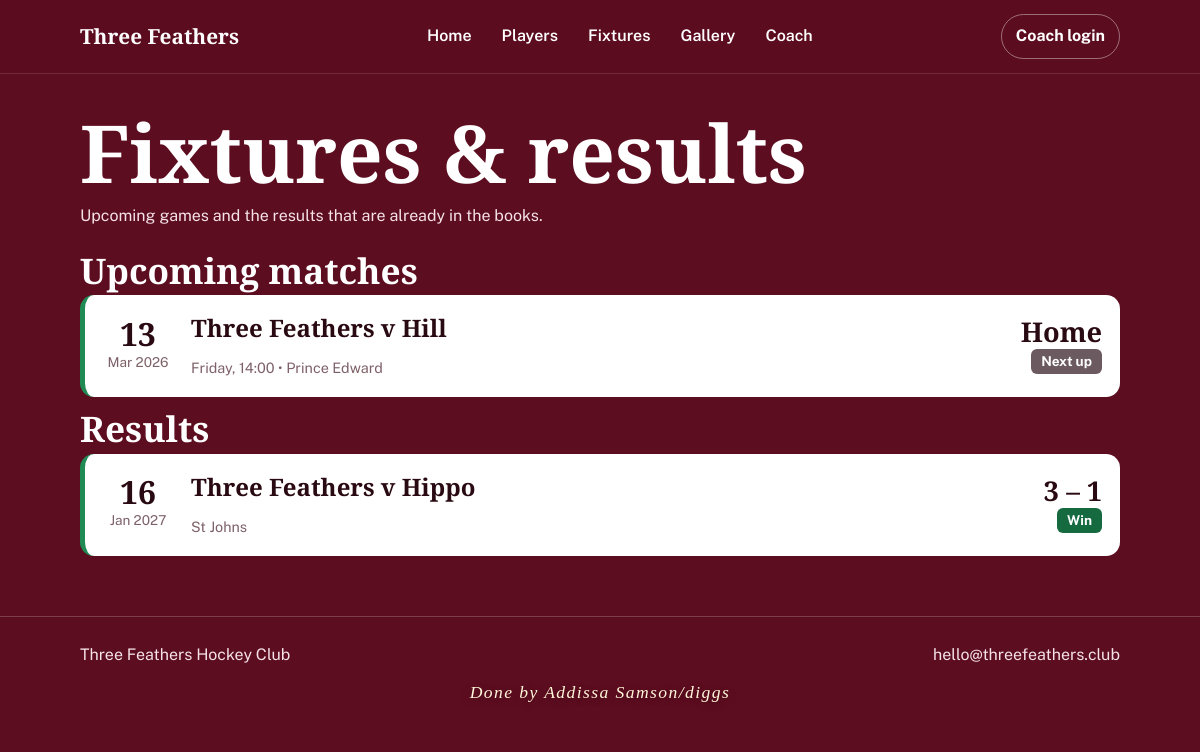
The page /fixtures/ on the database its author committed.
### club/models.py (models this page shows, shortened)
class Fixture(models.Model):
    opponent = models.CharField(max_length=80)
    date = models.DateField()
    time = models.TimeField(blank=True, null=True)
    venue = models.CharField(max_length=200, blank=True)
    home = models.BooleanField(default=True)
    us = models.PositiveSmallIntegerField(blank=True, null=True)
    them = models.PositiveSmallIntegerField(blank=True, null=True)
    class Meta:
        ordering = ['date', 'time']

class ClubProfile(models.Model):
    name = models.CharField(max_length=120, default='Three Feathers Hockey Club')
    about = models.TextField(blank=True)
    training = models.TextField(blank=True)
    pitch = models.TextField(blank=True)
    contact = models.TextField(blank=True)
    updated_at = models.DateTimeField(auto_now=True)
    class Meta:
        verbose_name = 'club profile'
        verbose_name_plural = 'club profiles'

### club/views.py (the view)
# urls.py: path('fixtures/', views.fixtures_view, name='fixtures'),
def fixtures_view(request):
    club = get_club()
    upcoming = list(Fixture.objects.filter(us__isnull=True).order_by('date', 'time'))
    played = list(Fixture.objects.filter(us__isnull=False).order_by('-date', '-id'))
    return render(request, 'club/fixtures.html', {'club': club, 'upcoming': upcoming, 'played': played})

### club/views.py (called while the page is built, shortened)
def get_club():
    club = ClubProfile.objects.first()
    return club

### club/templates/club/fixtures.html (shortened to what this page needs)
{% extends 'club/base.html' %}
{% block content %}
<section class="page-section">
  <div class="wrap">
    <h1>Fixtures & results</h1>
    <p class="lede">Upcoming games and the results that are already in the books.</p>
    <div class="split-stack">
      <div>
        <h2 class="section-subtitle">Upcoming matches</h2>
        {% for fixture in upcoming %}
        <article class="fx">
          <div class="when"><b>{{ fixture.date|date:'d' }}</b><span>{{ fixture.date|date:'M Y' }}</span></div>
          <div>
            <h3>Three Feathers v {{ fixture.opponent }}</h3>
            <small>{{ fixture.date|date:'l' }}, {{ fixture.time|time:'H:i' }} • {{ fixture.venue }}</small>
          </div>
          <div class="resbox"><span class="score">{{ fixture.home|yesno:'Home,Away' }}</span><span class="res">Next up</span></div>
        </article>
        {% empty %}
        <p class="empty">No upcoming fixtures have been added.</p>
        {% endfor %}
      </div>
      <div>
        <h2 class="section-subtitle">Results</h2>
        {% for fixture in played %}
        <article class="fx">
          <div class="when"><b>{{ fixture.date|date:'d' }}</b><span>{{ fixture.date|date:'M Y' }}</span></div>
          <div>
            <h3>Three Feathers v {{ fixture.opponent }}</h3>
            <small>{{ fixture.venue }}</small>
          </div>
          <div class="resbox">
            <span class="score">{{ fixture.us }} – {{ fixture.them }}</span>
            {% if fixture.us > fixture.them %}
            <span class="res w">Win</span>
            {% elif fixture.us < fixture.them %}
            <span class="res l">Loss</span>
            {% else %}
            <span class="res">Draw</span>
            {% endif %}
          </div>
        </article>
        {% empty %}
        <p class="empty">No results have been recorded yet.</p>
        {% endfor %}
      </div>
    </div>
  </div>
</section>
{% endblock %}

### club/templates/club/base.html (shortened to what this page needs)
{% load static %}
<!DOCTYPE html>
<html lang="en">
<head>
    <link rel="stylesheet" href="{% static 'club/styles.css' %}">
</head>
<body>
    <header class="top">
        <div class="wrap topbar">
            <a class="brand" href="{% url 'home' %}">Three Feathers</a>
            <nav aria-label="Main navigation">
                <a href="{% url 'home' %}">Home</a>
                <a href="{% url 'players' %}">Players</a>
                <a href="{% url 'fixtures' %}">Fixtures</a>
                <a href="{% url 'gallery' %}">Gallery</a>
                <a href="{% url 'coach_dashboard' %}">Coach</a>
            </nav>
            {% if request.session.coach_authenticated %}
                <a class="coachbtn" href="{% url 'coach_logout' %}">Coach logout</a>
            {% else %}
                <a class="coachbtn" href="{% url 'coach_login' %}">Coach login</a>
            {% endif %}
        </div>
    </header>
    {% block content %}{% endblock %}
    <footer class="site-footer">
        <div class="wrap footer-wrap">
            <span>{{ club.name }}</span>
            <span>{{ club.contact|default:'hello@threefeathers.club' }}</span>
        </div>
        <div class="wrap signature-wrap">
            <p class="signature">Done by Addissa Samson/diggs</p>
        </div>
    </footer>
</body>
</html>

### club/static/club/styles.css (style rules this page uses)
:root { --bg: #5d0d20; --bg-deep: #430813; --card: #ffffff; --ink: #2a0a12; --muted: #7d6068; --line: #ebd8dc; --accent: #991a35; --green: #1f8a54; --green-deep: #176c42; --gold: #e0b64a; --serif: "Alegreya", Georgia, serif; --sans: "Public Sans", system-ui, sans-serif; }
* { box-sizing: border-box; }
html { scroll-behavior: smooth; }
body { margin: 0; background: var(--bg); color: white; font: 16px/1.55 var(--sans); }
a { color: inherit; }
.wrap { max-width: 1080px; margin: 0 auto; padding: 0 20px; }
.top { position: sticky; top: 0; backdrop-filter: blur(10px); background: rgba(93, 13, 32, 0.9); z-index: 10; border-bottom: 1px solid rgba(255,255,255,.12); }
.topbar { display: flex; align-items: center; justify-content: space-between; gap: 12px; padding-top: 14px; padding-bottom: 14px; flex-wrap: wrap; }
.brand { color: white; text-decoration: none; font: 800 1.3rem var(--serif); }
nav { display: flex; align-items: center; gap: 6px; flex-wrap: wrap; }
nav a { color: #fff; text-decoration: none; font-weight: 600; padding: 8px 12px; border-radius: 8px; }
.coachbtn { background: transparent; border: 1px solid rgba(255,255,255,.4); color: #fff; padding: 9px 14px; border-radius: 999px; text-decoration: none; font-weight: 700; }
h1 { font: 800 clamp(2.8rem,8vw,5rem)/.95 var(--serif); margin: 0 0 14px; }
section { padding: 46px 0 10px; }
.page-section { padding-top: 40px; }
h2 { font: 800 2.2rem/1.1 var(--serif); margin: 0 0 6px; }
.lede { color: #f5e3e8; margin: 0 0 22px; max-width: 60ch; }
.panel h2, .panel h3, .card h3, .fx h3 { font: 800 1.5rem var(--serif); margin: 0 0 12px; }
.stack, .split-stack { display: grid; gap: 12px; }
.fx { background: var(--card); color: var(--ink); border-radius: 14px; padding: 16px 18px; display: grid; grid-template-columns: auto 1fr auto; gap: 8px 18px; align-items: center; border-left: 5px solid var(--green); }
.when { text-align: center; min-width: 70px; }
.when b { display: block; font: 800 2rem/1 var(--serif); }
.when span { font-size: .85rem; color: var(--muted); }
.fx small { color: var(--muted); font-size: .9rem; }
.resbox { display: grid; justify-items: end; gap: 4px; }
.score { font: 800 1.7rem/1 var(--serif); }
.res { border-radius: 6px; padding: 2px 10px; font-weight: 700; font-size: .85rem; color: #fff; background: #6b5a5f; }
.res.w { background: #166a40; }
footer { margin-top: 50px; padding: 26px 0; border-top: 1px solid rgba(255,255,255,.2); color: #f5e3e8; }
.footer-wrap { display: flex; justify-content: space-between; gap: 12px; flex-wrap: wrap; }
.site-footer { margin-top: 50px; padding: 26px 0 18px; border-top: 1px solid rgba(255,255,255,.2); color: #f5e3e8; }
.signature-wrap { margin-top: 12px; }
.signature { margin: 0; text-align: center; font-family: "Georgia", "Times New Roman", serif; font-size: 1.1rem; font-style: italic; letter-spacing: 0.08em; color: #fff6d9; text-shadow: 0 2px 10px rgba(0,0,0,.25); }

### rows shown on the page
Fixture: date "13", date "Mar 2026", opponent "Hill", date "Friday", time "14:00", venue "Prince Edward", home "Home"
Fixture: date "16", date "Jan 2027", opponent "Hippo", venue "St Johns", us "3", them "1", shows "Win"
ClubProfile: name "Three Feathers Hockey Club", contact "hello@threefeathers.club"
